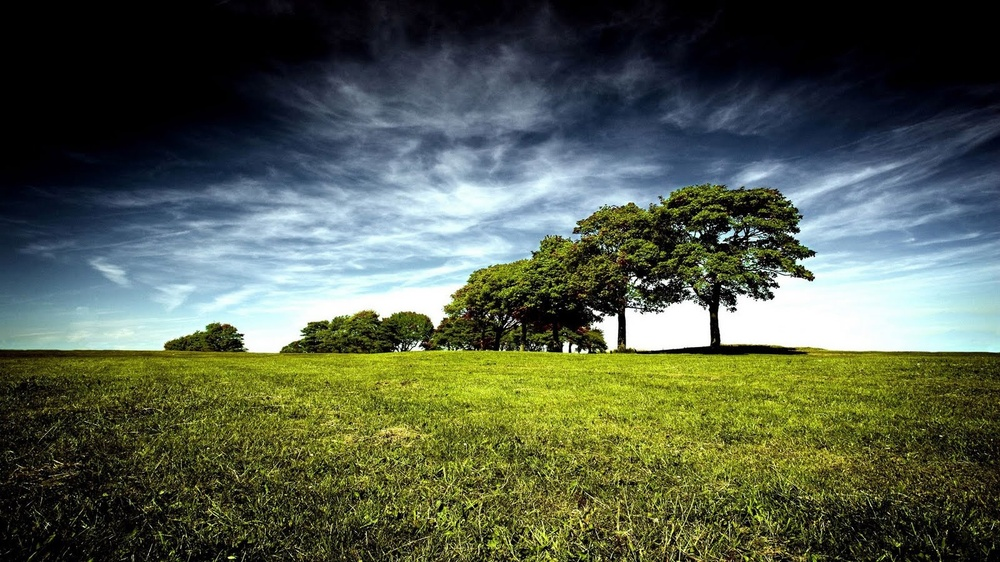
#> input picture ImageSegmentation/Input/image1.jpg, 1000 x 562 px, shrunk from 1600 x 900 before the run
$ python ImageSegmentationUsingKMeans.py Input/image1.jpg Input/image2.jpg Input/image2.jpg
#> lines starting #> are read from the running program, lines starting #| are printed output that depends on the picture
# -*- coding: utf-8 -*-
"""
Created on Fri Apr 13 15:28:52 2018

Program: Color Quantization => Process of reducing the number of colors in an image
[k-means clustering for color quantization]

@author: Ankita And Abhilash


"""

import numpy as np
import cv2
import sys


# [5 lines of commented-out code are left out]

image1 = cv2.imread(sys.argv[1])
#> image1 is the input picture: shape (562, 1000, 3); mean B, G, R 75.8, 93.3, 83.6
image2 = cv2.imread(sys.argv[2])
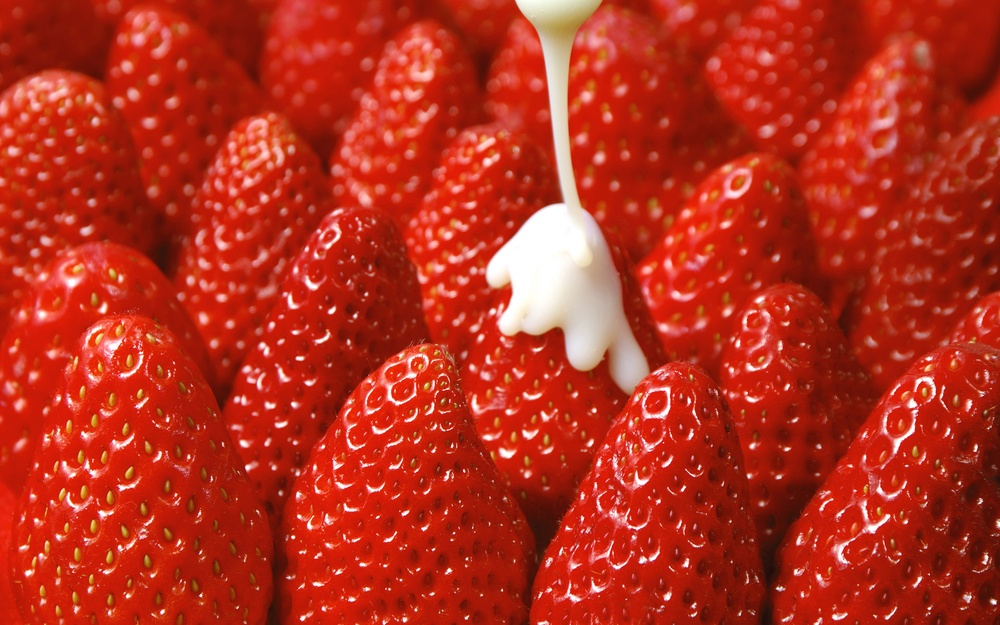
#> input picture ImageSegmentation/Input/image2.jpg, 1000 x 625 px, shrunk from 1920 x 1200 before the run
#> image2 is the input picture: shape (625, 1000, 3); mean B, G, R 29.5, 47.8, 183.1
image3 = cv2.imread(sys.argv[3])

# There are 3 features, say, R,G,B. So we need to reshape the image to an array of Mx3 size (M is number of pixels in image

Z1 = image1.reshape((-1,3))
Z2 = image2.reshape((-1,3))
Z3 = image3.reshape((-1,3))

# convert to np.float32
Z1 = np.float32(Z1)
Z2 = np.float32(Z2)
Z3 = np.float32(Z3)

# define criteria
criteria = (cv2.TERM_CRITERIA_EPS + cv2.TERM_CRITERIA_MAX_ITER, 10, 1.0)

# define number of clusters(K)
K1 = 5
K2 = 7
K3 = 7


# Apply kmeans()
compactness_image1,clusterLabel_image1,clusterCenter_image1=cv2.kmeans(Z1,K1,None,criteria,10,cv2.KMEANS_RANDOM_CENTERS)
#> compactness_image1 = 891623243.6; clusterCenter_image1 = [[167.5, 149.4, 123.9], [50.81, 152.8, 145.4], [58.45, 74.77, 66.34], [237.8, 232.7, 208.3], [11.52, 12.94, 11.66]]
compactness_image2,clusterLabel_image2,clusterCenter_image2=cv2.kmeans(Z2,K2,None,criteria,10,cv2.KMEANS_RANDOM_CENTERS)
#> compactness_image2 = 262189892.9; clusterCenter_image2 = [[10.89, 33.53, 204.3], [97.46, 113.5, 224.1], [156, 167.7, 231.1], [9.16, 27.34, 168.4], [7.24, 20.93, 123.5], [227.6, 232.9, 247.1], [49.52, 70.87, 210.6]]
compactness_image3,clusterLabel_image3,clusterCenter_image3=cv2.kmeans(Z3,K3,None,criteria,10,cv2.KMEANS_RANDOM_CENTERS)
#> compactness_image3 = 261206492.2; clusterCenter_image3 = [[222.3, 228.2, 245.3], [7.24, 20.94, 123.6], [81.64, 98.91, 221.4], [8.95, 27.1, 168.2], [9.41, 31.76, 203.9], [39.72, 62.64, 206.8], [142.1, 154.7, 229.5]]

# Now convert back into uint8, and make original image
clusterCenter_image1 = np.uint8(clusterCenter_image1)
#> clusterCenter_image1 = [[167, 149, 123], [50, 152, 145], [58, 74, 66], [237, 232, 208], [11, 12, 11]]
res_image1 = clusterCenter_image1[clusterLabel_image1.flatten()]
clustered_image1 = res_image1.reshape((image1.shape))
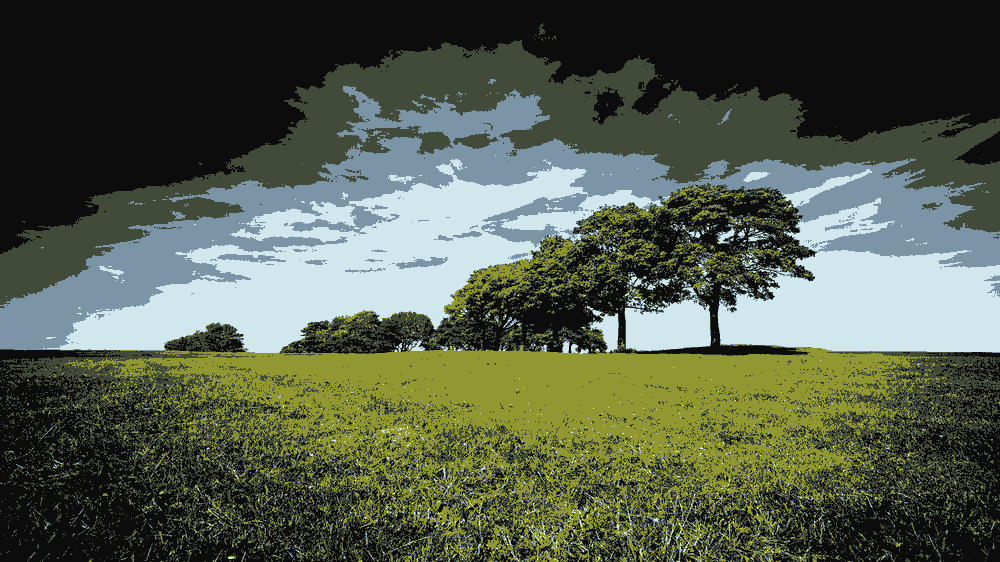
#> clustered_image1: shape (562, 1000, 3); mean B, G, R 75.2, 92.5, 83.1

clusterCenter_image2 = np.uint8(clusterCenter_image2)
#> clusterCenter_image2 = [[10, 33, 204], [97, 113, 224], [156, 167, 231], [9, 27, 168], [7, 20, 123], [227, 232, 247], [49, 70, 210]]
res_image2 = clusterCenter_image2[clusterLabel_image2.flatten()]
clustered_image2 = res_image2.reshape((image2.shape))
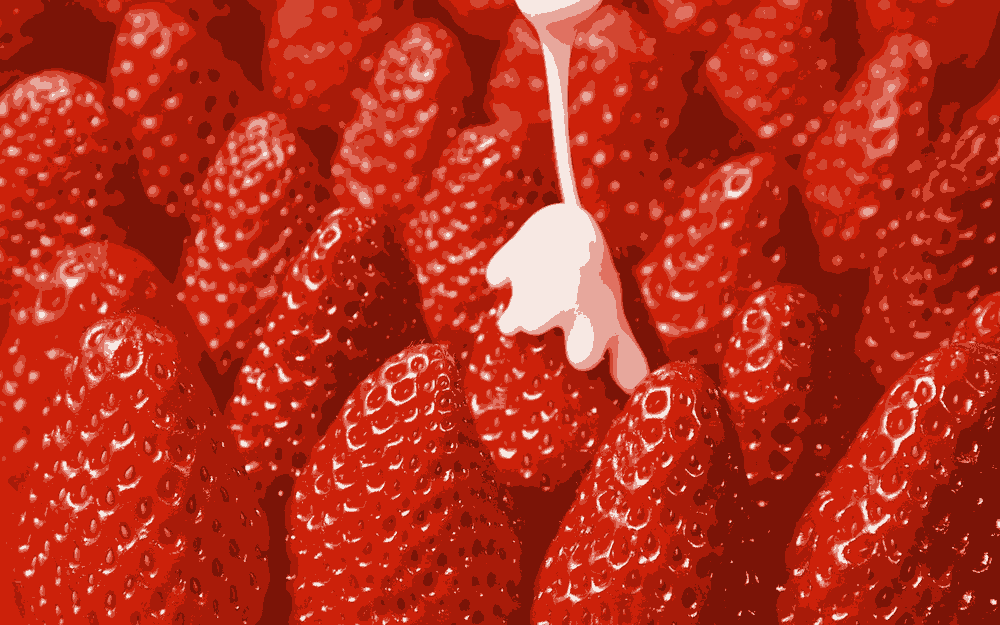
#> clustered_image2: shape (625, 1000, 3); mean B, G, R 29, 47.2, 182.7

clusterCenter_image3 = np.uint8(clusterCenter_image3)
#> clusterCenter_image3 = [[222, 228, 245], [7, 20, 123], [81, 98, 221], [8, 27, 168], [9, 31, 203], [39, 62, 206], [142, 154, 229]]
res_image3 = clusterCenter_image3[clusterLabel_image3.flatten()]
clustered_image3 = res_image3.reshape((image3.shape))


# Write images
cv2.imwrite('Clustered_image1.jpg',clustered_image1)
cv2.imwrite('Clustered_image2.jpg',clustered_image2)
cv2.imwrite('Clustered_image3.jpg',clustered_image3)

# Display images
cv2.imshow('Clustered_image1', clustered_image1)
cv2.imshow('Clustered_image2', clustered_image2)
cv2.imshow('Clustered_image3', clustered_image3)


cv2.waitKey(0)

# destroys all the windows that are created.
cv2.destroyAllWindows()
